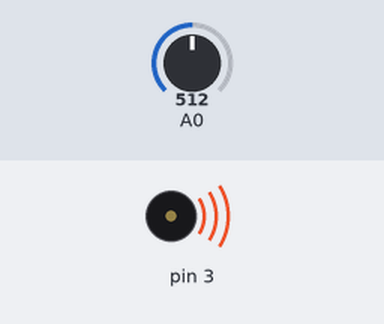
This sketch was run on a simulated Arduino Uno, built with avr-gcc and run on an emulated ATmega328P. On the bench: buzzer (waves = sounding). The inputs (shaded band) are chosen by the test bench; at power-on: A0 = 512. What the sketch prints to the serial monitor is not drawn.

Above: at 2.5 s.
At 7.5 s:
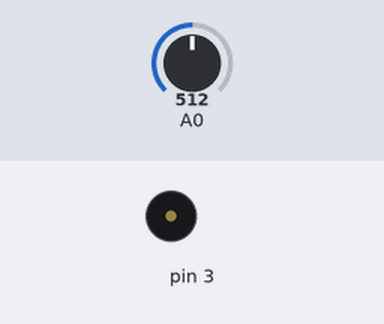
Timing chart, 0 to 13.0 s (numbered marks = the images above):
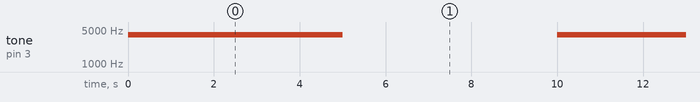

The sketch:

sketch_aug04a.ino
```cpp
#define AIN A0

void setup()
{
 Serial.begin(9600);
}

void loop() {

 int ain;
 int sensorValue = analogRead(A0);
 float voltage = sensorValue * (5.0 / 1023.0);

 Serial.print(voltage);
 Serial.print ("\n\r");

 if (voltage < 2.75)
    {
         int fq = 4000;
         long duration = 5000;

         tone(3, fq, duration);
      }


 delay(10000);
}
```

Measured:
- by itself, tone on pin 3: alternates 4000 Hz for 5.0 s and silent for 5.0 s
